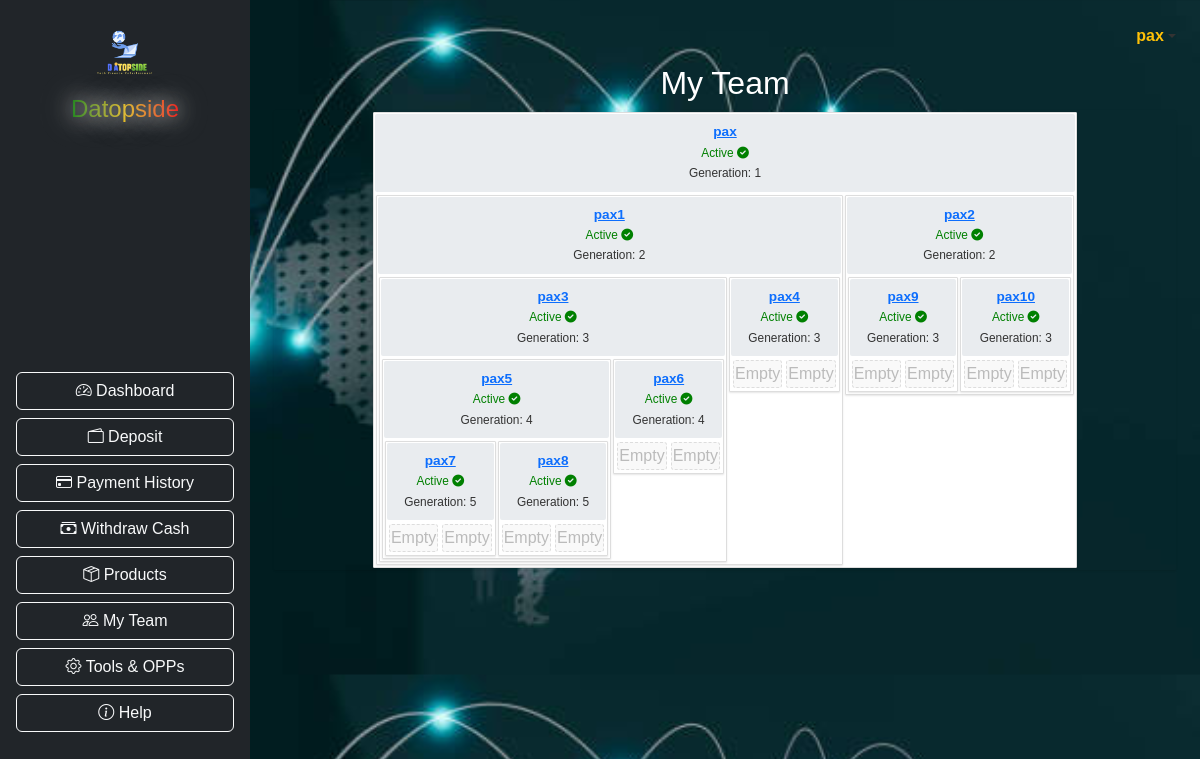
Page /my_team/ (signed in) on the committed database.
### myapp/models.py (models this page shows, shortened)
class User(AbstractBaseUser, PermissionsMixin):
    STATUS_CHOICES = [
        ('active', 'Active'),
        ('inactive', 'Inactive'),
        ('review', 'Review'),
        ('suspend', 'Suspend'),
    ]
    COUNTRY_CHOICES = [
        ('rwanda', 'Rwanda'),
        ('burundi', 'Burundi'),
        ('kenya', 'Kenya'),
        ('uganda', 'Uganda'),
        ('drc', 'DRC'),
        ('tanzania', 'Tanzania'),
    ]
    country = models.CharField(
        max_length=20,
        choices=COUNTRY_CHOICES,
        default='rwanda',
        db_index=True
    )
    username = models.CharField(max_length=30, unique=True, db_index=True)
    email = models.EmailField(unique=True, db_index=True)
    phone_regex = RegexValidator(regex=r'\+?1?\d{9,15}$',
                                message="Phone number must be entered in the format '+25078xxxxxxx'.")
    phone_number = models.CharField(validators=[phone_regex], max_length=20, unique=True, db_index=True)
    status = models.CharField(max_length=8, choices=STATUS_CHOICES, default='inactive', db_index=True)
    is_staff = models.BooleanField(default=False)
    date_joined = models.DateTimeField(default=timezone.now, db_index=True)
    maintenance_due_date = models.DateField(null=True, blank=True)
    maintenance_paid = models.BooleanField(default=False)
    maintenance_fee = models.DecimalField(max_digits=10, decimal_places=2, default=0)
    maintenance_paid_date = models.DateField(null=True, blank=True)
    maintenance_paid_amount = models.DecimalField(max_digits=10, decimal_places=2, default=0)
    activation_paid_date = models.DateField(null=True, blank=True)
    activation_paid_amount = models.DecimalField(max_digits=10, decimal_places=2, default=0)
    USERNAME_FIELD = 'username'
    REQUIRED_FIELDS = ['email', 'phone_number']
    objects = UserManager()
    def colored_status(self):
        if self.status == 'active':
            color = 'green'
        elif self.status == 'inactive':
            color = 'red'
        elif self.status == 'review':
            color = 'orange'
        elif self.status == 'suspend':
            color = 'purple'
        return format_html('<span style="color: {};">{}</span>', color, self.get_status_display())
    colored_status.short_description = 'Status'
    class Meta:
        indexes = [
            models.Index(fields=['username']),
            models.Index(fields=['email']),
            models.Index(fields=['phone_number']),
            models.Index(fields=['status']),
            models.Index(fields=['country']),
        ]

class UserProfile(models.Model):
    user = models.OneToOneField(settings.AUTH_USER_MODEL, on_delete=models.CASCADE, db_index=True)
    referral_code = models.CharField(max_length=30, unique=True, editable=False, db_index=True)
    referred_by = models.ForeignKey('self', null=True, blank=True, on_delete=models.SET_NULL, related_name='referrals', db_index=True)
    left_leg = models.OneToOneField('self', null=True, blank=True, on_delete=models.SET_NULL, related_name='left_referral', db_index=True)
    right_leg = models.OneToOneField('self', null=True, blank=True, on_delete=models.SET_NULL, related_name='right_referral', db_index=True)
    balance = models.DecimalField(max_digits=10, decimal_places=2, default=0)
    total_earnings = models.DecimalField(max_digits=10, decimal_places=2, default=0)
    total_withdrawals = models.DecimalField(max_digits=10, decimal_places=2, default=0)
    referral_earnings = models.DecimalField(max_digits=10, decimal_places=2, default=0)
    retail_bonus = models.DecimalField(max_digits=10, decimal_places=2, default=0)
    leadership_bonus = models.DecimalField(max_digits=10, decimal_places=2, default=0)
    matching_bonus = models.DecimalField(max_digits=10, decimal_places=2, default=0)
    total_expenses = models.DecimalField(max_digits=10, decimal_places=2, default=0)
    RANKS = [
        ('Starter', 'Starter'),
        ('Silver', 'Silver'),
        ('Gold', 'Gold'),
        ('Platinum', 'Platinum'),
        ('diamond', 'Diamond')
    ]
    rank = models.CharField(max_length=20, choices=RANKS, default='Starter')
    referral_bonus_awarded = models.BooleanField(default=False)
    matching_pairs_count = models.IntegerField(default=0)
    cached_downline_count = models.IntegerField(default=0, editable=False)

### myapp/views.py (the view)
# urls.py: path('my_team/', my_team_view, name='my_team'),
@login_required(login_url='login')
def my_team_view(request):
    sponsor_id = request.GET.get('sponsor_id')
    if sponsor_id:
        user_profile = get_object_or_404(UserProfile, user__id=sponsor_id)
    else:
        user_profile, created = UserProfile.objects.get_or_create(user=request.user)
    return render(request, 'my_team.html', {'user_profile': user_profile})

### myapp/templates/my_team.html (shortened to what this page needs)
{% extends "base.html" %}
{% load static %}
{% block content %}
<h2 style="color: white; text-align: center;">My Team</h2>
<div class="tree-container">
    {% include "team_node.html" with profile=user_profile generation=1 %}
</div>
{% endblock %}

### myapp/templates/base.html (shortened to what this page needs)
{% load static %}
<!DOCTYPE html>
<html lang="en">
<head>
    <link rel="stylesheet" href="https://cdn.jsdelivr.net/npm/bootstrap@5.3.0/dist/css/bootstrap.min.css">
    <link rel="stylesheet" href="https://cdnjs.cloudflare.com/ajax/libs/animate.css/4.1.1/animate.min.css">
    <link rel="stylesheet" href="https://cdnjs.cloudflare.com/ajax/libs/hover.css/2.3.1/css/hover-min.css">
    <link rel="stylesheet" href="https://cdnjs.cloudflare.com/ajax/libs/font-awesome/6.0.0-beta3/css/all.min.css">
    <link href="https://cdn.jsdelivr.net/npm/bootstrap@5.3.0/dist/css/bootstrap.min.css" rel="stylesheet">
    <link rel="stylesheet" href="https://cdn.jsdelivr.net/npm/bootstrap-icons@1.10.3/font/bootstrap-icons.css">
</head>
<body>
<div class="d-flex">
    <nav class="bg-dark text-white p-3 d-flex flex-column align-items-center" style="width: 250px; position: fixed; height: 100vh; backdrop-filter: blur(10px); background: rgba(0, 0, 0, 0.5);">
        <div class="text-center mb-4">
            <img src="{% static 'images/LOGO.png' %}" alt="Logo" class="img-fluid" style="max-width: 100px; animation: rotateLogo 5s infinite linear;">
            <h4 style="background: linear-gradient(to right, #008000, #ffc900, #ff0000); -webkit-background-clip: text; -webkit-text-fill-color: transparent; text-shadow: 0 0 20px #fff, 0 0 30px #000, 0 0 40px #fff; animation: glow 2s infinite alternate;">Datopside</h4>
        </div>
        <ul class="nav flex-column w-100">
            <div class="d-flex flex-column align-items-center justify-content-center vh-100">
                <a class="btn btn-outline-light mb-2 w-100 text-center hvr-grow" href="{% url 'dashboard' %}">
                    <i class="bi bi-speedometer2"></i> Dashboard
                </a>
                <a class="btn btn-outline-light mb-2 w-100 text-center hvr-grow" href="{% url 'deposit' %}">
                    <i class="bi bi-wallet2"></i> Deposit
                </a>
                <a class="btn btn-outline-light mb-2 w-100 text-center hvr-grow" href="{% url 'payment_history' %}">
                    <i class="bi bi-credit-card"></i> Payment History
                </a>
                <a class="btn btn-outline-light mb-2 w-100 text-center hvr-grow" href="{% url 'withdraw' %}">
                  <i class="bi bi-cash-stack"></i> Withdraw Cash
                </a>
                <a class="btn btn-outline-light mb-2 w-100 text-center hvr-grow" href="{% url 'product_list' %}">
                    <i class="bi bi-box-seam"></i> Products
                </a>
                <a class="btn btn-outline-light mb-2 w-100 text-center hvr-grow" href="{% url 'my_team' %}">
                    <i class="bi bi-people"></i> My Team
                </a>
                <a class="btn btn-outline-light mb-2 w-100 text-center hvr-grow" href="{% url 'tools_and_opps:tools_dashboard' %}">
                    <i class="bi bi-gear"></i> Tools & OPPs
                </a>
                <a class="btn btn-outline-light mb-2 w-100 text-center hvr-grow" href="{% url 'support_thread' %}">
                    <i class="bi bi-info-circle"></i> Help
                </a>
            </div>
        </ul>
    </nav>
    <div class="container-fluid p-4" style="margin-left: 250px;">
        <div class="d-flex justify-content-end mb-3">
            <div class="nav-item dropdown">
                <a
                  class="nav-link dropdown-toggle d-flex align-items-center"
                  href="#"
                  id="navbarDropdown"
                  role="button"
                  data-bs-toggle="dropdown"
                  aria-expanded="false"
                >
                    <span class="fw-semibold text-warning">{{ request.user.username }}</span>
                </a>
            </div>
        </div>
        {% block content %}{% endblock %}
    </div>
</div>
</body>
</html>

### myapp/templates/team_node.html
<div class="tree-node">
    <div class="node-info">
        <a href="?sponsor_id={{ profile.user.id }}">
            <strong>{{ profile.user.username }}</strong>
        </a>
        <br>
        <small>
            {% if profile.user.status == 'active' %}
                <span style="color: green;">
                    Active <i class="fas fa-check-circle status-icon"></i>
                </span>
            {% else %}
                <span style="color: red;">
                    Inactive <i class="fas fa-times-circle status-icon"></i>
                </span>
            {% endif %}
            <br>
            Generation: {{ generation }}
        </small>
    </div>
    {% if generation < 6 %}
    <div class="children">
        <div class="child">
            {% if profile.left_leg %}
                {% include "team_node.html" with profile=profile.left_leg generation=generation|add:"1" %}
            {% else %}
                <div class="empty-node">Empty</div>
            {% endif %}
        </div>
        <div class="child">
            {% if profile.right_leg %}
                {% include "team_node.html" with profile=profile.right_leg generation=generation|add:"1" %}
            {% else %}
                <div class="empty-node">Empty</div>
            {% endif %}
        </div>
    </div>
    {% else %}
    <div class="children">
        <div class="empty-node">Max Generation</div>
    </div>
    {% endif %}
</div>

### rows in the picture
User: user.username "pax"
UserProfile: user.username "pax"
UserProfile: user.username "pax1"
UserProfile: user.username "pax3"
UserProfile: user.username "pax5"
UserProfile: user.username "pax7"
UserProfile: user.username "pax8"
UserProfile: user.username "pax6"
UserProfile: user.username "pax4"
UserProfile: user.username "pax2"
UserProfile: user.username "pax9"
UserProfile: user.username "pax10"

### other values in the picture
{{ generation }} "1 2 3 4 5 5 4 3 2 3 3"
